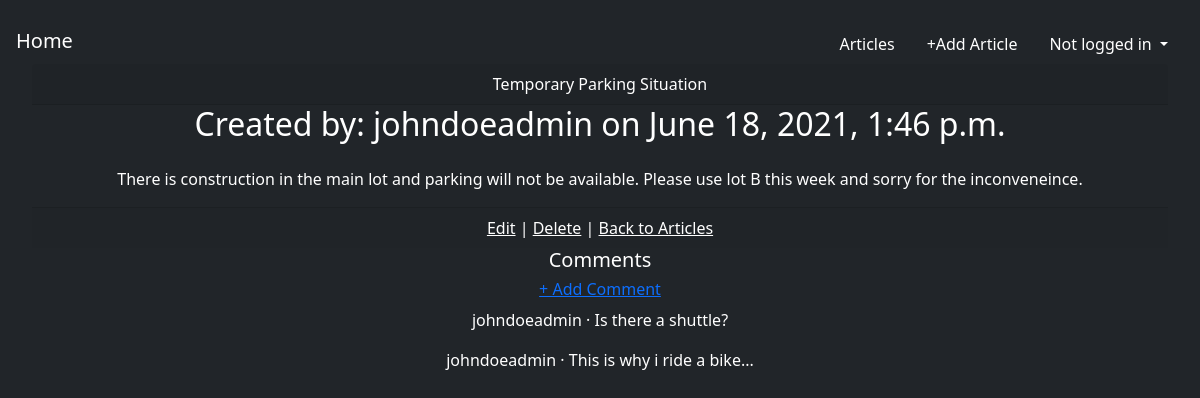
/articles/1/, run on the app's committed database.
### articles/models.py (models this page shows, shortened)
class Article(models.Model):
    title = models.CharField(max_length=255)
    body = models.TextField()
    category = models.CharField(max_length=255, default=None)
    date = models.DateTimeField(auto_now_add=True)
    author = models.ForeignKey(
        get_user_model(),
        on_delete=models.CASCADE,
    )
    date_time = models.DateTimeField(auto_now_add=True)

class Comment(models.Model):
    article = models.ForeignKey(Article, on_delete=models.CASCADE, related_name="comments")
    comment = models.CharField(max_length=140)
    author = models.ForeignKey(get_user_model(), on_delete=models.CASCADE,)
    def __str__(self):
        return self.comment

### accounts/models.py (models this page shows)
class CustomUser(AbstractUser):
    age = models.PositiveIntegerField(null=True, blank=True)

### articles/views.py (the view)
# urls.py: path('<int:pk>/', ArticleDetailView.as_view(), name='article_detail'),
class ArticleDetailView(DetailView):
    model = Article
    template_name = 'article_detail.html'

### templates/article_detail.html (shortened to what this page needs)
{% extends 'base.html' %}
{% block content %}
    <div class="card-dark">
        <div class="card-header">
            <span class="font-weight-bold">
                {{ article.title }}
            </span>
        </div>
        <h2>Created by: {{ article.author }} on {{ article.date_time }}</h2>
        <div class="card-body">
            {{ article.body }}
        </div>
    </div>
    <div class="card-footer text-center text-white">
        <a class="text-white" href="{% url 'article_edit' article.pk %}">Edit</a> | <a class="text-white" href="{% url 'article_delete' article.pk %}">Delete</a>  | <a class="text-white" href="{% url 'article_list' %}">Back to Articles</a>
    </div>
    <h5>Comments</h5>
    <a href="{% url 'comment_new' %}"><h6>+ Add Comment</h6></a>
        {% for comment in article.comments.all %}
        <p>
            <span class="font-weight-bold">
                {{  comment.author  }} &middot;
            </span>
            {{ comment }}
        </p>
        {% endfor comment %}
{% endblock content %}

### data on the page
Article: title "Temporary Parking Situation", author "johndoeadmin", date_time "June 18, 2021, 1:46 p.m.", body "There is construction in the main lot and parking will not be available. Please use lot B this week and sorry for the inconveneince."
Comment: author "johndoeadmin", comment "Is there a shuttle?"
Comment: author "johndoeadmin", comment "This is why i ride a bike..."
